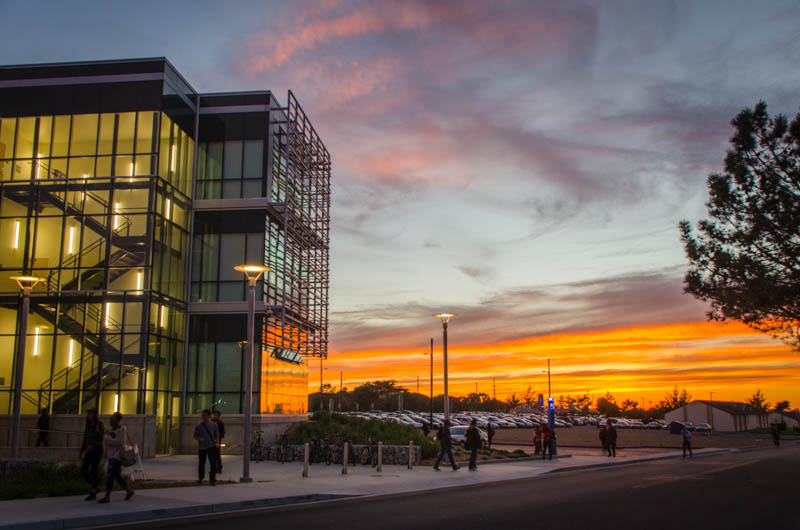
#> input picture project1Images/1.png, 800 x 530 px
$ python section.py
#> lines starting #> are read from the running program, lines starting #| are printed output that depends on the picture
from PIL import Image # This allows to import images from pillow and use them

def medianOdd(myList):    #stores the mylist in the variables listLenth
    listLength = len(myList) #Sort the list
    sortedValues = sorted(myList) #Location of middle value
    middleIndex = (listLength + 1)//2 - 1 #return the object
    return sortedValues[middleIndex] #when it finds what its looking for to exit the method

imgList = [] # to store images

img1 = (Image.open("1.png")) # to open a certain image to use
#> img1 is the input picture: PIL image 800x530 RGB; mean R, G, B 114, 97.8, 83.4
img2 = (Image.open("2.png"))
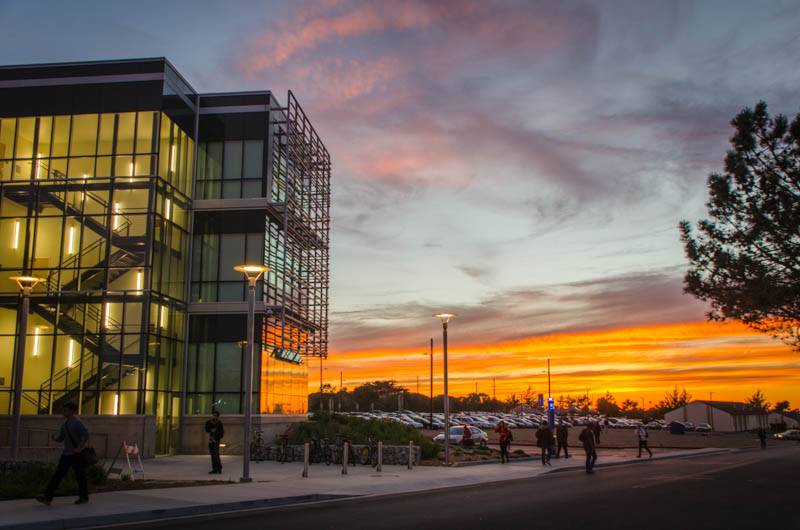
#> input picture project1Images/2.png, 800 x 530 px
#> img2 is the input picture: PIL image 800x530 RGB; mean R, G, B 114.5, 98.5, 83.5
imgList.append(Image.open("3.png"))
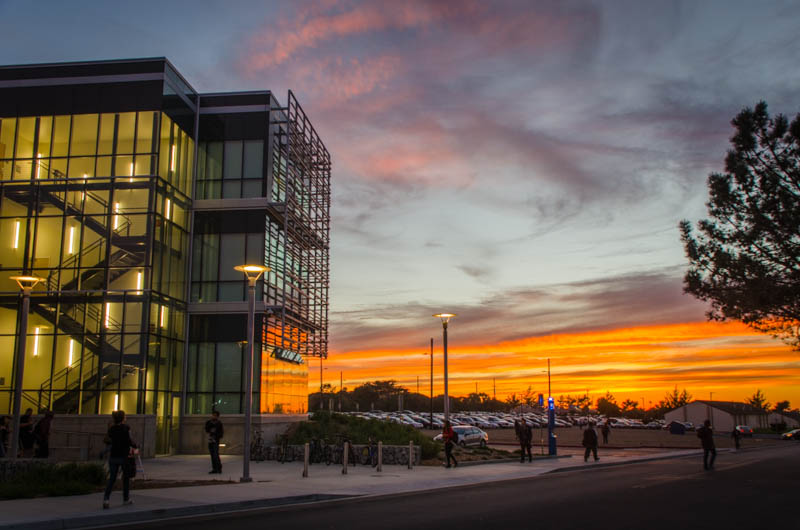
#> input picture project1Images/3.png, 800 x 530 px
imgList.append(Image.open("4.png"))
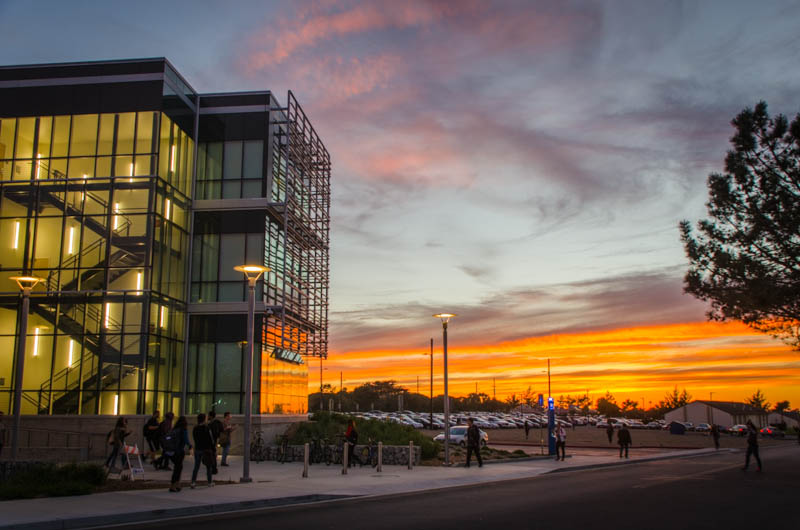
#> input picture project1Images/4.png, 800 x 530 px
imgList.append(Image.open("5.png"))
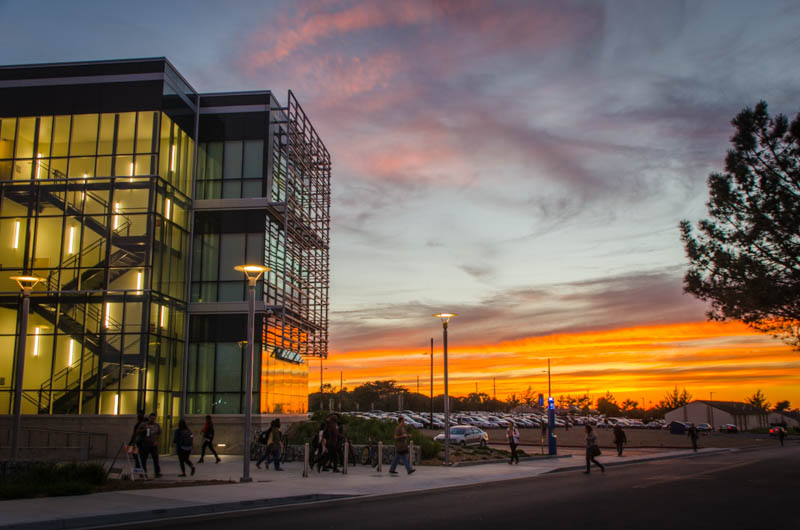
#> input picture project1Images/5.png, 800 x 530 px
imgList.append(Image.open("6.png"))
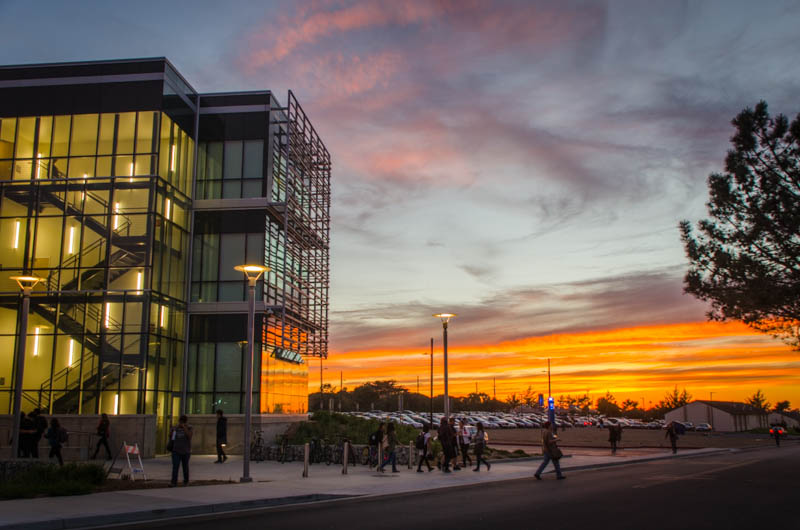
#> input picture project1Images/6.png, 800 x 530 px
#> (the run stopped early here; a loop or call above may not have finished)
